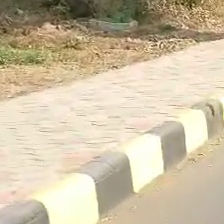
#> input picture video_analysis_script/data/tiles_224/clean_highway_clean_highway10__f000756__x0224_y0224.jpg, 224 x 224 px
$ python -i video_qc.py   (imports and definitions only)   (older library calls are emulated)
#> lines starting #> are read from the running program, lines starting #| are printed output that depends on the picture
import argparse, math
from pathlib import Path
import cv2
import numpy as np
import pandas as pd
from numpy.ma.core import append

VIDEO_EXTS = {".mp4", ".mov", ".mkv", ".avi", ".m4v"}

def lap_var(gray: np.ndarray) -> float:
    return float(cv2.Laplacian(gray, cv2.CV_64F).var())

def black_frac(gray: np.ndarray, thresh: int = 18) -> float:
    return float((gray < thresh).mean())

def sample_idxs(n_frames: int, n_samples: int):
    if n_frames <= 0: return []
    if n_frames <= n_samples: return list(range(n_frames))
    idxs = np.linspace(0, n_frames - 1, n_samples).round().astype(int).tolist()
    out, seen = [], set()
    for i in idxs:
        if i not in seen:
            out.append(i); seen.add(i)
    return out

def make_montage(frames, cols=4, max_w=1280):
    if not frames: return None
    h, w = frames[0].shape[:2]
    cols = min(cols, len(frames))
    rows = math.ceil(len(frames) / cols)
    m = np.zeros((rows*h, cols*w, 3), dtype=np.uint8)
    for i, fr in enumerate(frames):
        r, c = divmod(i, cols)
        m[r*h:(r+1)*h, c*w:(c+1)*w] = fr
    if m.shape[1] > max_w:
        s = max_w / m.shape[1]
        m = cv2.resize(m, (int(m.shape[1]*s), int(m.shape[0]*s)))
    return m

def analyze(path: Path, n_samples=12, resize_w=960):
#> called with n_samples = 12, resize_w = 960
    cap = cv2.VideoCapture(str(path))
    if not cap.isOpened():
        return {"status":"error_open"}

    n_frames = int(cap.get(cv2.CAP_PROP_FRAME_COUNT) or 0)
    fps = float(cap.get(cv2.CAP_PROP_FPS) or 0.0)
    w = int(cap.get(cv2.CAP_PROP_FRAME_WIDTH) or 0)
    h = int(cap.get(cv2.CAP_PROP_FRAME_HEIGHT) or 0)

    idxs = sample_idxs(n_frames, n_samples)
    br, blur, blk = [], [], []
    sampled = []

    for idx in idxs:
        cap.set(cv2.CAP_PROP_POS_FRAMES, idx)
        ok, fr = cap.read()
        if not ok or fr is None:
            continue
        if resize_w and fr.shape[1] > resize_w:
            s = resize_w / fr.shape[1]
            fr = cv2.resize(fr, (resize_w, int(fr.shape[0]*s)))

        g = cv2.cvtColor(fr, cv2.COLOR_BGR2GRAY)
        br.append(float(g.mean()))
        blur.append(lap_var(g))
        blk.append(black_frac(g))
        sampled.append(fr)
#> this loop made 1 pass
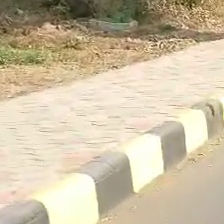
#> input picture video_analysis_script/data/tiles_224/clean_highway_clean_highway10__f000756__x0224_y0224.jpg, 224 x 224 px
#> pass 1, in analyze, `g = cv2.cvtColor(fr, cv2.COLOR_BGR2GRAY)`:
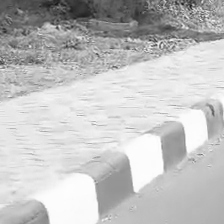
#> g: shape (224, 224); min 21, max 254, mean 193.2
#> fr is the input picture: shape (224, 224, 3); mean B, G, R 165.1, 192.1, 205.9
#> after the loop, blk = [0]; blur = [749.7]; br = [193.2]; sampled = 1 item

    cap.release()

    if not br:
        return {"status":"error_read", "frames":n_frames, "fps":fps, "w":w, "h":h}, None

    def q(x,p): return float(np.quantile(np.array(x), p))
    m = {
        "status":"ok", "frames":n_frames, "fps":fps, "w":w, "h":h,
        "brightness_mean": float(np.mean(br)),
        "brightness_p10": q(br,0.10),
        "blur_median": float(np.median(blur)),
        "blur_p10": q(blur,0.10),
        "blackfrac_median": float(np.median(blk)),
        "blackfrac_p90": q(blk,0.90),
        "samples_used": len(br),
    }

    suggest, reasons = "KEEP", []
    if m["blackfrac_p90"] > 0.65:
        suggest = "REMOVE"; reasons.append("many_black_or_occluded_frames")
    if m["brightness_p10"] < 25:
        reasons.append("very_dark_segments")
    if m["blur_p10"] < 20:
        reasons.append("very_blurry_segments")
    if m["frames"] < 30 or m["w"] == 0 or m["h"] == 0:
        suggest = "REMOVE"; reasons.append("too_short_or_invalid")

    m["suggest"] = suggest
    m["reasons"] = "|".join(reasons)
    return m, make_montage(sampled, cols=4)
#> in make_montage, `cols = min(cols, len(frames))`: cols = 1
#> the loop in make_montage, `for i, fr in enumerate(frames):` made 1 pass
#> (r, c) on pass 1: (0, 0)

def main():
    ap = argparse.ArgumentParser()
    ap.add_argument("in_dir")
    ap.add_argument("--out", default="qc_out")
    ap.add_argument("--samples", type=int, default=12)
    ap.add_argument("--resize_w", type=int, default=960)
    args = ap.parse_args()

    in_dir = Path(args.in_dir)
    out_dir = Path(args.out)
    (out_dir / "qc_montages").mkdir(parents=True, exist_ok=True)

    videos = sorted([p for p in in_dir.rglob("*") if p.suffix.lower() in VIDEO_EXTS])
    if not videos:
        print("No videos found."); return

    rows = []
    for vp in videos:
        res, montage = analyze(vp, args.samples, args.resize_w)
        res["path"] = str(vp); res["name"] = vp.name
        rows.append(res)
        if montage is not None:
            cv2.imwrite(str(out_dir/"qc_montages"/(vp.stem+"_montage.jpg")), montage)
        print(vp.name, res.get("suggest"), res.get("reasons",""))

    qc_path = out_dir / "qc_report.csv"
    df = pd.DataFrame(rows)

    df.to_csv(
        qc_path,
        mode="a" if qc_path.exists() else "w",
        header=not qc_path.exists(),
        index=False
    )
    print("Wrote:", out_dir/"qc_report.csv")

# [2 lines not run here, left out]

>>> result = analyze('../data/tiles_224/clean_highway_clean_highway10__f000756__x0224_y0224.jpg')
